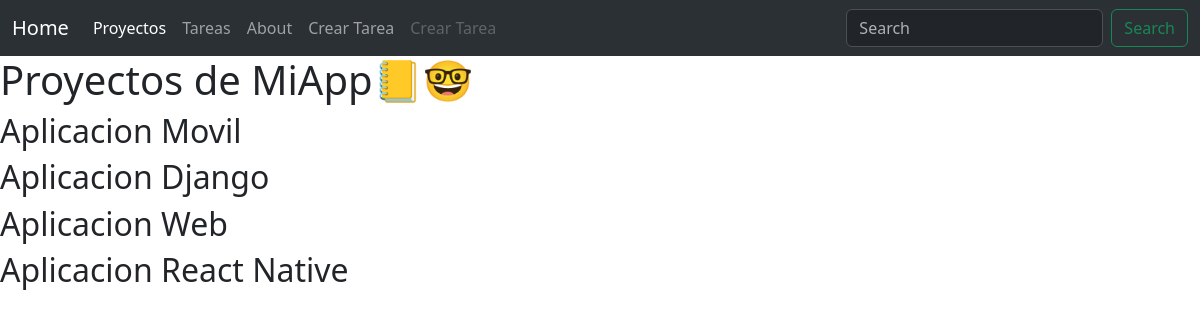
The page /home/Proyectos/ on the database its author committed.
### miapp/models.py (models this page shows, shortened)
class project(models.Model):
    name = models.CharField(max_length=200)

### miapp/views.py (the view)
# urls.py: path('Proyectos/',views.Proyectos),
def Proyectos(request):
    projects = models.project.objects.all()
    return render(request,'projects/projects.html', {'Proyectos':projects})

### miapp/templates/projects/projects.html
{% extends 'layouts/base.html' %}
{% block content %}
    <h1>Proyectos de MiApp📒🤓</h1>
    {%for project in Proyectos %}
        <h2>{{project.name}}</h2>
    {%endfor%}
{% endblock %}

### rows shown on the page
project: name "Aplicacion Movil"
project: name "Aplicacion Django"
project: name "Aplicacion Web"
project: name "Aplicacion React Native"
